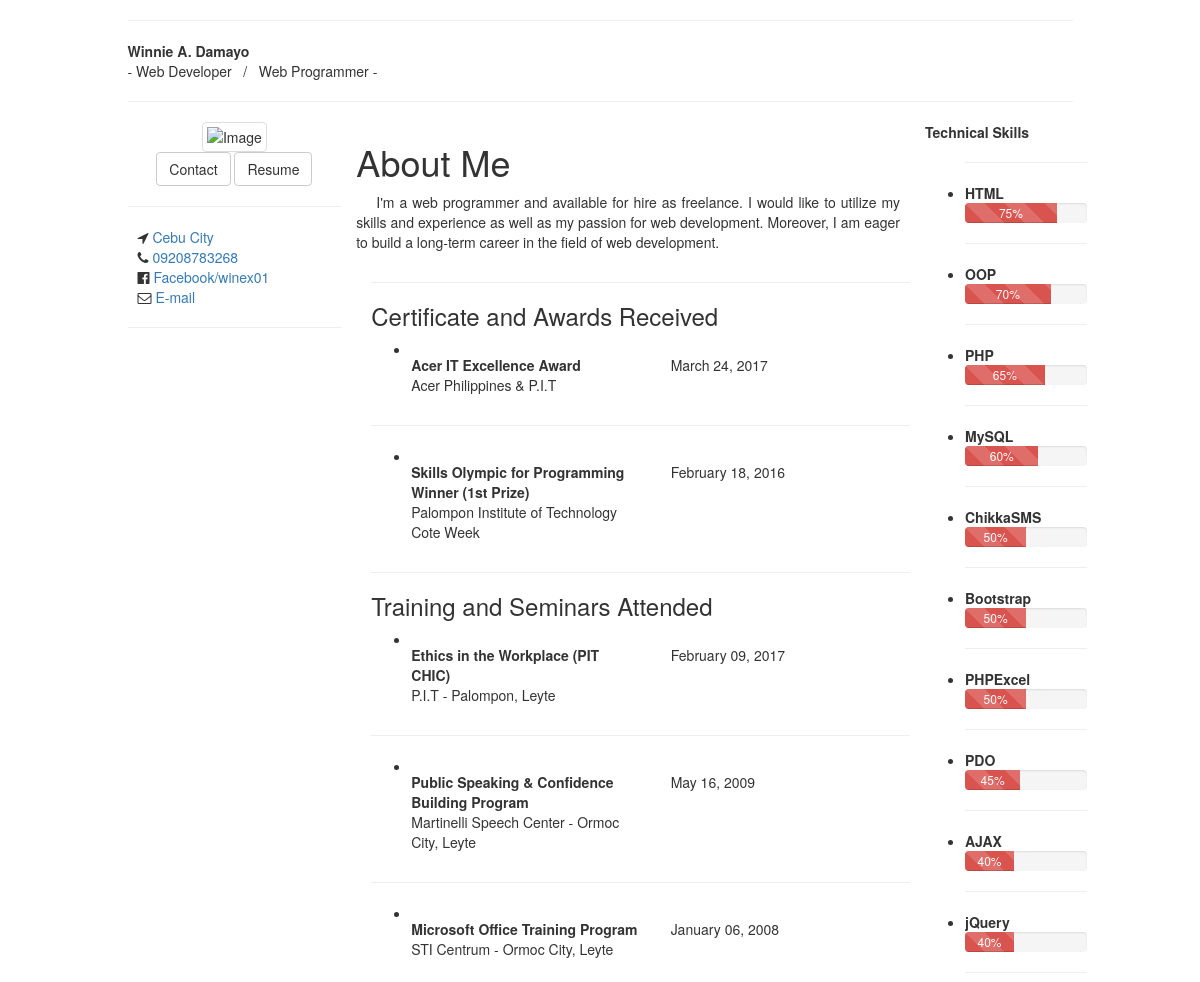
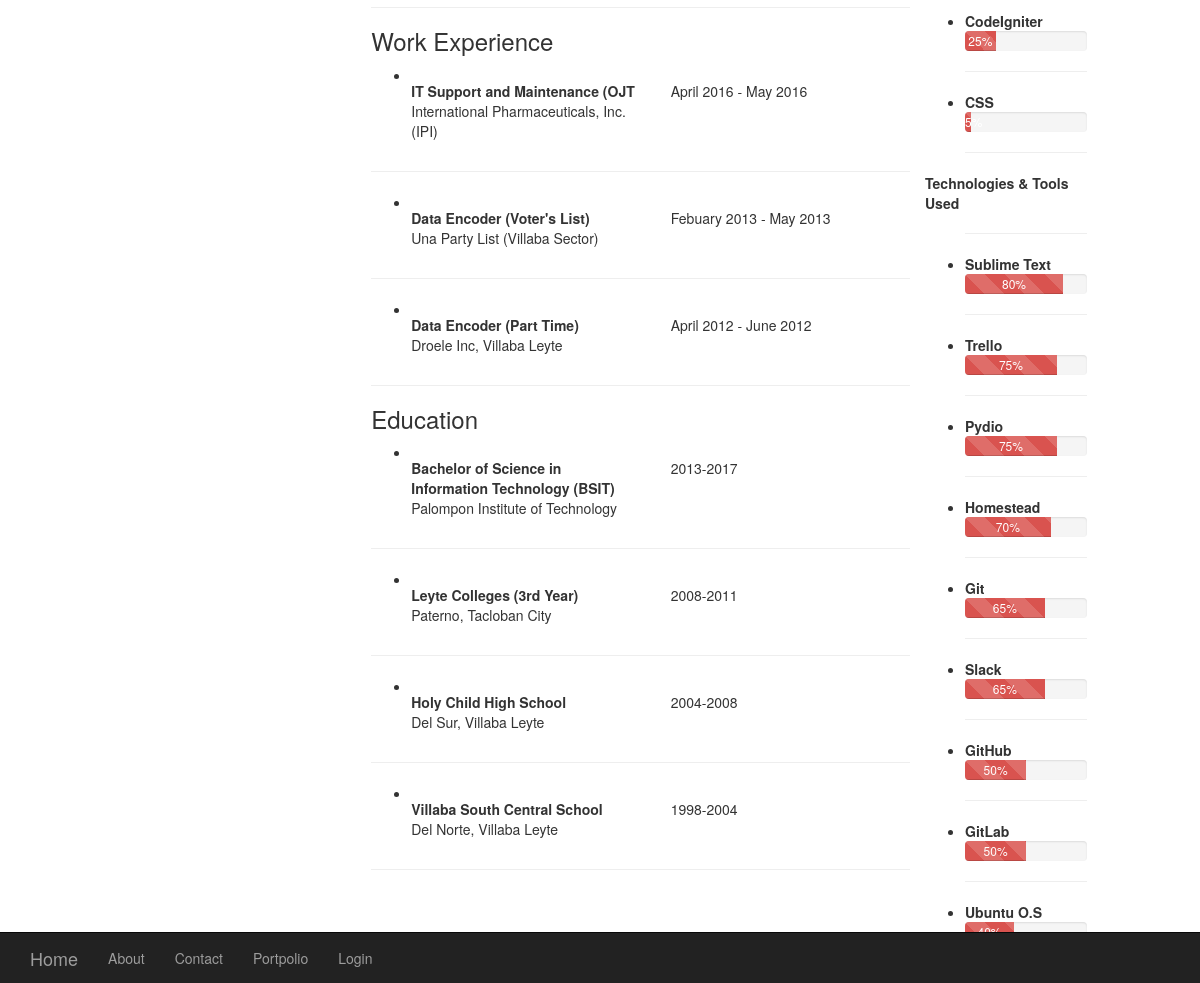
Page /index.php/pages/about on the committed database (2 pictures, top to bottom).
### tables this page shows
CREATE TABLE `owner_info` (
  `owner_id` int(11) NOT NULL AUTO_INCREMENT,
  `owner_name` varchar(100) NOT NULL,
  `owner_occupation` varchar(100) NOT NULL,
  PRIMARY KEY (`owner_id`)
);

CREATE TABLE `achievements` (
  `achi_id` int(11) NOT NULL AUTO_INCREMENT,
  `achi_title` varchar(100) NOT NULL,
  `achi_place` varchar(100) NOT NULL,
  `achi_date` varchar(35) NOT NULL,
  `achi_type_id` int(11) NOT NULL,
  `achi_timestamps` timestamp NOT NULL DEFAULT CURRENT_TIMESTAMP,
  PRIMARY KEY (`achi_id`),
  KEY `achi_type_id` (`achi_type_id`),
  CONSTRAINT `achievements_ibfk_1` FOREIGN KEY (`achi_type_id`) REFERENCES `achievements_type` (`achi_type_id`)
);

CREATE TABLE `skills` (
  `skills_id` int(11) NOT NULL AUTO_INCREMENT,
  `skills_description` varchar(100) NOT NULL,
  `skills_percent` int(11) DEFAULT '1',
  `skills_type_id` int(11) NOT NULL,
  PRIMARY KEY (`skills_id`),
  KEY `skills_type_id` (`skills_type_id`),
  CONSTRAINT `skills_ibfk_1` FOREIGN KEY (`skills_type_id`) REFERENCES `skills_type` (`skills_type_id`)
);

### application/libraries/Template.php (called while the page is built, shortened)
<?php
class Template extends Master
{
	protected $pageTitle = 'Winnie A. Damayo';
	public function view($page = 'home', $data = null)
	{
		$this->header();
		empty($data) ? $this->CI->load->view($page) :
		$this->CI->load->view($page, $data);
		$this->footer();
	}
	private function header()
	{
		$data = [ 'title' => $this->pageTitle ];
		$this->CI->load->view('templates/header', $data);
		$this->CI->load->view('templates/nav');
	}
	private function footer()
	{
		$this->CI->load->view('templates/footer');
	}
}

### application/controllers/Pages.php (called while the page is built, shortened)
<?php
class Pages extends CI_Controller
{
	protected $ownerInfo;
	public function __construct()
	{
		$this->load->model('Owner_model', 'owner');
		$this->ownerInfo = [
			'name' => $this->owner->getName(),
			'occupation' => $this->owner->getOccupation()
		];
	}
	public function about()
	{
		$this->load->model('about_model', 'about');
		$this->load->model('achievement_model', 'achievement');
		$this->load->model('skill_model', 'skill');
		$data = [
			'description' => $this->about->getDescription(),
		 	'achievements' => $this->achievement->getAchievements(),
		 	'achievementTypes' => $this->achievement->getTypes(),
		 	'skillTypes' => $this->skill->getTypes(),
		 	'skills' => $this->skill->getSkills()
		 ];
		$data = array_merge($this->ownerInfo, $data);
		$this->template->view('about', $data);
	}
}

### index.php (called while the page is built, shortened)
<?php
require_once BASEPATH.'core/CodeIgniter.php';

### application/models/Owner_model.php (called while the page is built, shortened)
<?php
class Owner_model extends CI_Model
{
	public function __construct()
	{
		$this->name = $this->ownerInfoTable()->owner_name;
	}
	private function ownerInfoTable()
	{
		$this->db->select('*');
		$this->db->from('owner_info');
		$this->db->limit(1);
		return $this->db->get()->row();
	}
}

### application/models/About_model.php (called while the page is built, shortened)
<?php
class About_model extends CI_Model
{
	private $description;
	public function __construct()
	{
		$this->description = $this->aboutPageTable()->about_description;
	}
	private function aboutPageTable()
	{
		$this->db->select('*');
		$this->db->from('about_page');
		$this->db->where('about_activate', 1);
		$this->db->limit(1);
		return $this->db->get()->row();
	}
	public function getDescription()
	{
		return $this->description;
	}
}

### application/models/Achievement_model.php (called while the page is built, shortened)
<?php
class Achievement_model extends CI_Model
{
	public function getAchievements()
	{
		return $this->db->
				select('*')->
				from('achievements_type at')->
				join('achievements a', 'a.achi_type_id = at.achi_type_id', 'INNER')->
				order_by('a.achi_timestamps', 'desc')->
				get()->result();
	}
	public function getTypes()
	{
		return $this->db->
			select('DISTINCT at.achi_type, a.achi_type_id', false)->
			from('achievements a')->
			join('achievements_type at', 'a.achi_type_id = at.achi_type_id', 'INNER')->
			get()->result();
	}
}

### application/models/Skill_model.php (called while the page is built, shortened)
<?php
class Skill_model extends CI_Model
{
	public function getTypes()
	{
		return $this->db->
				select('DISTINCT s.skills_type_id, st.skills_type', false)->
				from('skills s')->
				join('skills_type st', 's.skills_type_id = st.skills_type_id', 'INNER')->
				order_by('s.skills_type_id', 'asc')->
				get()->result();
	}
	public function getSkills()
	{
		return $this->db->
				select('*')->
				from('skills_type st')->
				join('skills s', 's.skills_type_id = st.skills_type_id', 'INNER')->
				order_by('s.skills_percent', 'desc')->
				get()->result();
	}
}

### application/views/about.php (the view, shortened to what this page needs)
<div class="container">
	<div class="row">
		<div class="col-md-10 col-xs-10 text-black bg-white">
			<hr />
				<div class="about-head">
					<strong class="main-title"><?= $name ?></strong>
					<p class="sub-title"><?= $occupation ?></p>
				</div>
			<hr />
			<div class="row">
				<div class="col-md-3">
					<center>
						<img src="<?php echo base_url('public/image/me.jpg'); ?>" class="img-responsive img-thumbnail" alt="Image">
						<div class="about-buttons">
							<a href="/contact" class="btn btn-default btn-2">Contact</a>
							<a href="<?= site_url('public/resume/winniedamayo.zip'); ?>" class="btn btn-default btn-1">Resume</a>
						</div>
						<hr>
						<div class="row" align="left" style="margin-left: 10px;">
							<i class="fa fa-location-arrow"></i>
								<a href="#">Cebu City</a>
							<br />
							<i class="fa fa-phone"></i>
								<a href="#">09208783268</a>
							<br />
							<i class="fa fa-facebook-official"></i>
								<a href="https://www.facebook.com/winex01">Facebook/winex01</a>
							<br />
							<i class="fa fa-envelope-o"></i>
								<a data-toggle="modal" href='#modal-email'>E-mail</a>
							<br />
						</div>
					</center>
					<hr>
				</div>
				<div class="col-md-7">
					<div class="row" style="margin-right: 10px;">
							<h1 class="page-title">About Me</h1>
							<p style="text-align: justify; text-indent: 20px;"><?= $description ?></p>
					</div>
					<hr />
					<?php foreach($achievementTypes as $type): ?>
						<h3 class="main-title">
							<?= $type->achi_type ?>
						</h3>
						<?php foreach($achievements as $achieve): ?>
							<?php if($type->achi_type_id === $achieve->achi_type_id): ?>
							<div class="sub-container" style="margin-right: 10px;">
								<ul>
									<li class="section">
										<div class="row">
											<div class="col-md-6">
												<strong class="award"><?= $achieve->achi_title ?></strong> <br />
												<p class="place"><?= $achieve->achi_place ?></p>
											</div>
											<div class="col-md-6 align-right">
												<p class="date-r"><?= $achieve->achi_date ?></p>
											</div>
										</div>
									</li>
								</ul>
							</div>
							<hr />
							<?php endif; ?>
						<?php endforeach; ?>
					<?php endforeach;  ?>
				</div>
				<div class="col-md-2">
					<div class="row sub-container">
						<?php foreach($skillTypes as $skillType):  ?>
							<strong class="right-title"><?= $skillType->skills_type  ?></strong>
							<ul>
								<hr / class="right-section">
								<?php foreach($skills as $skill): ?>
									<?php if($skill->skills_type_id == $skillType->skills_type_id): ?>
										<li><strong><?= $skill->skills_description  ?></strong>
											<div class="progress">
												  <div class="progress-bar progress-bar-danger progress-bar-striped active"
												  role="progressbar" aria-valuenow="50" aria-valuemin="0" aria-valuemax="100" style="width:<?= $skill->skills_percent ?>%">
												  	<?= $skill->skills_percent ?>%
												  </div>
											</div>
										</li>
										<hr / class="right-section">
									<?php endif; ?>
								<?php endforeach; ?>
							</ul>
						<?php endforeach; ?>
					</div>
				</div>
			</div>
		</div>
	</div>
</div>

### application/views/templates/header.php (shortened to what this page needs)
<!DOCTYPE html>
<html class="full" lang="en">
<head>
    <link rel="stylesheet" type="text/css" href="https://maxcdn.bootstrapcdn.com/bootstrap/3.3.7/css/bootstrap.min.css">
    <?php echo link_tag('public/css/the-big-picture.css'); ?>
    <?php echo link_tag('public/css/mycss.css'); ?>
    <link rel="stylesheet" type="text/css" href="https://maxcdn.bootstrapcdn.com/font-awesome/4.7.0/css/font-awesome.min.css">

### application/views/templates/nav.php (shortened to what this page needs)
</head>
<body>
    <nav class="navbar navbar-inverse navbar-fixed-bottom" role="navigation">
        <div class="container">
            <div class="navbar-header">
                <a class="navbar-brand" href="/">Home</a>
            </div>
            <div class="collapse navbar-collapse" id="bs-example-navbar-collapse-1">
                <ul class="nav navbar-nav">
                    <li>
                        <a href="/about">About</a>
                    </li>
                    <li>
                        <a href="/contact">Contact</a>
                    </li>
                    <li>
                        <a href="/portfolio">Portpolio</a>
                    </li>
                    <li>
                        <a href="admin/login">Login</a>
                    </li>
                </ul>
            </div>
        </div>
    </nav>

### application/views/templates/footer.php (shortened to what this page needs)
</body>
</html>

### rows in the picture
owner_info: owner_name "Winnie A. Damayo", owner_occupation "- Web Developer / Web Programmer -"
achievements: achi_title "Acer IT Excellence Award", achi_place "Acer Philippines & P.I.T", achi_date "March 24, 2017"
achievements: achi_title "Skills Olympic for Programming Winner (1st Prize)", achi_place "Palompon Institute of Technology Cote Week", achi_date "February 18, 2016"
achievements: achi_title "Ethics in the Workplace (PIT CHIC)", achi_place "P.I.T - Palompon, Leyte", achi_date "February 09, 2017"
achievements: achi_title "Public Speaking & Confidence Building Program", achi_place "Martinelli Speech Center - Ormoc City, Leyte", achi_date "May 16, 2009"
achievements: achi_title "Microsoft Office Training Program", achi_place "STI Centrum - Ormoc City, Leyte", achi_date "January 06, 2008"
achievements: achi_title "IT Support and Maintenance (OJT", achi_place "International Pharmaceuticals, Inc. (IPI)", achi_date "April 2016 - May 2016"
achievements: achi_title "Data Encoder (Voter's List)", achi_place "Una Party List (Villaba Sector)", achi_date "Febuary 2013 - May 2013"
achievements: achi_title "Data Encoder (Part Time)", achi_place "Droele Inc, Villaba Leyte", achi_date "April 2012 - June 2012"
achievements: achi_title "Bachelor of Science in Information Technology (BSIT)", achi_place "Palompon Institute of Technology", achi_date "2013-2017"
achievements: achi_title "Leyte Colleges (3rd Year)", achi_place "Paterno, Tacloban City", achi_date "2008-2011"
achievements: achi_title "Holy Child High School", achi_place "Del Sur, Villaba Leyte", achi_date "2004-2008"
achievements: achi_title "Villaba South Central School", achi_place "Del Norte, Villaba Leyte", achi_date "1998-2004"
skills: skills_description "HTML", skills_percent "75"
skills: skills_description "OOP", skills_percent "70"
skills: skills_description "PHP", skills_percent "65"
skills: skills_description "MySQL", skills_percent "60"
skills: skills_description "ChikkaSMS", skills_percent "50"
skills: skills_description "Bootstrap", skills_percent "50"
skills: skills_description "PHPExcel", skills_percent "50"
skills: skills_description "PDO", skills_percent "45"
skills: skills_description "AJAX", skills_percent "40"
skills: skills_description "jQuery", skills_percent "40"
skills: skills_description "CodeIgniter", skills_percent "25"
skills: skills_description "CSS", skills_percent "5"
skills: skills_description "Sublime Text", skills_percent "80"
skills: skills_description "Trello", skills_percent "75"
skills: skills_description "Pydio", skills_percent "75"
skills: skills_description "Homestead", skills_percent "70"
skills: skills_description "Git", skills_percent "65"
skills: skills_description "Slack", skills_percent "65"
skills: skills_description "GitHub", skills_percent "50"
skills: skills_description "GitLab", skills_percent "50"
skills: skills_description "Ubuntu O.S", $skill->skills_percent 40 (drawn)

### other values in the picture
$type->achi_type "Certificate and Awards Received"
$type->achi_type "Training and Seminars Attended"
$type->achi_type "Work Experience"
$type->achi_type "Education"
$skillType->skills_type "Technical Skills"
$skillType->skills_type "Technologies & Tools Used"
